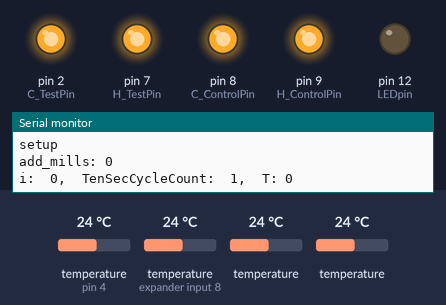
The sketch below on a simulated Arduino Uno, built with avr-gcc and run on an emulated ATmega328P. Shown: output pins drawn as LEDs (lit = HIGH), the last lines printed to the serial monitor. The inputs (shaded band) are chosen by the test bench; at power-on: temperature (sensors on pin 4, expander input 8) 24 °C, temperature 24 °C.

Above: at 1.2 s.
At 5.7 s:
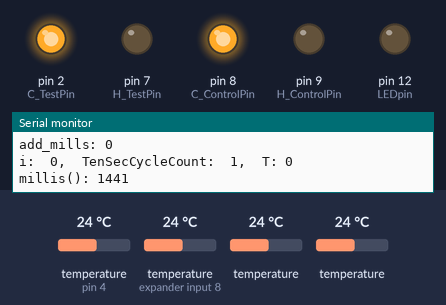
Timing chart, 0 to 14.0 s (numbered marks = the images above):
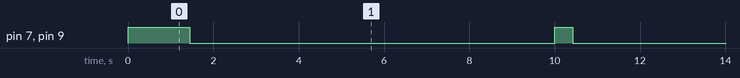

Measured:
- by itself, pin 7 (H_TestPin), pin 9 (H_ControlPin): alternates HIGH for 0.43 s and LOW for 9.6 s

The sketch:

GW18.ino
```cpp
#include <DallasTemperature.h>// termo sensor library
#include <OneWire.h>// termo sensor library
#define ONE_WIRE_BUS 4 //  both temperature sensors are connected to the same 5 pin

OneWire oneWire(ONE_WIRE_BUS);
DallasTemperature sensors(&oneWire);
DeviceAddress Sensor1 ={0x28, 0xFF, 0x46, 0x6A, 0xC4, 0x17, 0x04, 0x98};// address for control sensor
DeviceAddress Sensor2 = {0x28, 0xAA, 0x51, 0x6E, 0x18, 0x13, 0x2, 0x3A}; // address for control sensor
DeviceAddress Sensor3 ={0x28, 0xFF, 0x01, 0x66, 0xC4, 0x17, 0x04, 0x32};// address for test sensor
DeviceAddress Sensor4 = {0x28, 0xEA, 0x34, 0x96, 0x1F, 0x13, 0x1, 0x79};// address for  test sensor


unsigned long TenSecCycleCount=0;
unsigned long add_mills=0;
int TenMinCount =0;
int no_read_count = 0;


#define H_ControlPin 9
#define C_ControlPin 8
#define H_TestPin 7
#define C_TestPin 2
#define LEDpin 12
#define sensor_VCC 6


void setup(){

  Serial.begin(9600);
  pinMode(H_ControlPin,OUTPUT);
  pinMode(C_ControlPin,OUTPUT);
  pinMode(H_TestPin,OUTPUT);
  pinMode(C_TestPin,OUTPUT);
  pinMode(LEDpin, OUTPUT);
  pinMode(sensor_VCC, OUTPUT);
  digitalWrite(sensor_VCC, LOW);
  digitalWrite(H_ControlPin, HIGH);
  digitalWrite(C_ControlPin, HIGH);
  digitalWrite(H_TestPin, HIGH);
  digitalWrite(C_TestPin, HIGH);

  Serial.println("setup");
  Serial.print("add_mills: ");
  Serial.println(add_mills);
  sensors_setup();
}


void loop(){
    float TempExpectedControl, NextTempExpectedControl, TempExpectedTest,NextTempExpectedTest;
    get_Ex_Temp(TenMinCount,TempExpectedControl,NextTempExpectedControl,TempExpectedTest,NextTempExpectedTest);
    for (int T = 0; T<=60; T++){// 10 min cycle loop
        TenSecCycleCount++;
        Serial.print("i:  ");
        Serial.print(TenMinCount);
        Serial.print(",  TenSecCycleCount:  ");
        Serial.print(TenSecCycleCount);
        Serial.print(",  T: ");
        Serial.println(T);
        float T_TempExpControl = get_T_temp(T,TempExpectedControl,NextTempExpectedControl);
        float T_TempExpTest = get_T_temp(T,TempExpectedTest,NextTempExpectedTest);
        float TenpObservedControl, TenpObservedTest;
        get_Ob_Temp(TenpObservedControl,TenpObservedTest);
        float T_TempControlDelta = get_Temp_Delta(T_TempExpControl,TenpObservedControl);
        float T_TempTestDelta = get_Temp_Delta(T_TempExpTest,TenpObservedTest);
        unsigned long CycleRealTime = get_Ten_Sec_Cycle_Real_time(TenSecCycleCount);


        if (TenpObservedControl == 0 || TenpObservedTest == 0){
            delay(CycleRealTime);
        }
        else{
            run_rellays(CycleRealTime,T_TempControlDelta,T_TempTestDelta);
        }

    }
    TenMinCount++;
    if (TenMinCount>143){
        TenMinCount=0;
    }
}

void sensors_setup(){
    delay(1000);
    sensors.begin();
    //sensors.isParasitePowerMode();
    sensors.setResolution(Sensor1,11);
    sensors.setResolution(Sensor2,11);
    sensors.setResolution(Sensor3,11);
    sensors.setResolution(Sensor4,11);
}

void get_Ex_Temp(int Count10,float &TempExControl,float &NextTempExControl,float &TempExTest,float &NextTempExTest){ //get temperature values from the recorded data.
    float TempMeanData [150]={36.23,37.6,38.92,40.26,41.23,42.43,43.96,45.26,46.27,47.52,48.28,49.3,50.52,51.21,52.36,53.09,54.35,55.24,55.82,56.74,57.16,58.1,58.71,59.22,59.77,60.13,60.4,60.8,60.81,60.94,60.86,60.48,60.86,60.23,60.49,60.26,59.41,58.89,58.7,58.02,57.69,57.1,56.66,56.3,55.33,54.6,53.89,52.86,51.92,50.94,49.96,48.8,47.73,46.54,45.33,44.1,42.84,41.56,40.3,39.08,37.84,36.75,35.77,34.93,34.18,33.5,32.89,32.36,31.89,31.43,31.01,30.62,30.27,29.94,29.64,29.36,29.09,28.82,28.55,28.31,28.09,27.89,27.68,27.49,27.31,27.1,26.89,26.69,26.51,26.32,26.15,25.97,25.8,25.63,25.49,25.33,25.2,25.09,24.99,24.87,24.75,24.65,24.59,24.51,24.43,24.37,24.29,24.2,24.12,24.06,24.01,23.95,23.88,23.85,23.84,23.77,23.74,23.76,23.72,23.63,23.53,23.45,23.35,23.3,23.26,23.26,23.26,23.24,23.23,23.29,23.42,23.66,23.98,24.44,24.93,25.74,26.63,27.56,28.7,29.74,30.96,32.11,33.45,34.89,
    }; // mean temperature reads Katzrin soil at 0.5 cm 24.7.2018 to 5.9.2018. 10 mints apart.
    float TempSdData [150]={1.93,1.74,1.77,2.14,2.48,2.63,2.57,2.57,2.87,2.89,3.31,3.01,2.82,3.41,2.76,3.32,3.37,3.12,3.57,3.45,3.76,3.5,3.34,3.35,3.61,3.74,3.61,3.52,3.55,3.6,3.89,4.47,3.69,4.22,3.74,3.7,4.77,4.98,5.06,4.6,4.15,3.92,3.74,2.62,3.12,2.32,2.27,2.42,2.18,2.11,2.09,2.2,2.06,2.06,2.07,2.08,2.06,2.06,2.05,1.96,1.77,1.66,1.58,1.54,1.48,1.43,1.36,1.3,1.25,1.23,1.2,1.18,1.14,1.11,1.09,1.09,1.08,1.05,1.03,1.01,1.01,1,1,0.99,1,1,1,1.03,1.04,1.05,1.08,1.09,1.11,1.11,1.17,1.2,1.23,1.25,1.24,1.26,1.27,1.31,1.35,1.41,1.47,1.51,1.52,1.55,1.59,1.56,1.51,1.52,1.53,1.56,1.57,1.6,1.65,1.72,1.79,1.83,1.8,1.78,1.74,1.75,1.8,1.86,1.89,1.9,1.86,1.84,1.78,1.7,1.64,1.59,1.5,1.28,1.13,1.16,1.17,1.29,1.36,1.46,1.66,1.77,
    };// SD temperature reads Katzrin soil at 0.5 cm 24.7.2018 to 5.9.2018. 10 mints apart.

    TempExControl = TempMeanData[Count10];
    TempExTest = TempExControl + TempSdData[Count10]*2;
    if(Count10<143)
    {
        NextTempExControl = TempMeanData[Count10+1];
        NextTempExTest = NextTempExControl + TempSdData[Count10+1]*2;
    }
    else
    {
        NextTempExControl = TempMeanData[0];
        NextTempExTest = NextTempExControl + TempSdData[0]*2;
    }
}

void get_Ob_Temp(float &TenpObservedControl, float &TenpObservedTest){
//read the temperature of test environment and control environment

    float SensorData1, SensorData2, SensorData3, SensorData4;
    bool boolSensorData1 = false , boolSensorData2 = false, boolSensorData3 = false, boolSensorData4 = false;
    bool boolSensor_1_2 = false, boolSensor_3_4 = false;

    int while_loop_count = 0;

    while((boolSensor_1_2 == false || boolSensor_3_4 == false) && while_loop_count < 6){//
        if (while_loop_count > 0)//sensor delay of 0.75 s
        {
            digitalWrite(LEDpin,HIGH);
            delay(750);
            digitalWrite(LEDpin,LOW);
        }
        sensors.requestTemperatures();// Send the command to get temperatures

        if (boolSensorData1 == false){
          SensorData1 = sensors.getTempC(Sensor1);
            if (SensorData1 > 1 && SensorData1 != 85){
                boolSensorData1 = true;
            }
        }
        if (boolSensorData2 == false){
          SensorData2 = sensors.getTempC(Sensor2);
            if (SensorData2 > 1 && SensorData2 != 85){
                boolSensorData2 = true;            }
        }
        if (boolSensorData3 == false){
          SensorData3 = sensors.getTempC(Sensor3);
            if (SensorData3 > 1 && SensorData3 != 85){
                boolSensorData3 = true;
            }
        }
        if (boolSensorData4 == false){
          SensorData4 = sensors.getTempC(Sensor4);
            if (SensorData4 > 1 && SensorData4 != 85){
                boolSensorData4 = true;
            }
        }

        if (boolSensorData1 == true || boolSensorData2 == true){// temp value for control environment
            boolSensor_1_2 = true;
        }
        if (boolSensorData3 == true || boolSensorData4 == true){// temp value for test environment
            boolSensor_3_4 = true;
        }
        while_loop_count++;
    }

    if (boolSensor_1_2){
       TenpObservedControl = (SensorData1*boolSensorData1 + SensorData2*boolSensorData2)/(boolSensorData1 + boolSensorData2);
    }
    else {
        TenpObservedControl = 0;
    }
    if (boolSensor_3_4){
        TenpObservedTest = (SensorData3*boolSensorData3 + SensorData4*boolSensorData4)/(boolSensorData3 + boolSensorData4);
    }
    else {
        TenpObservedTest = 0;
    }
}

float get_T_temp(float T,float Temp, float NextTemp){
    return (Temp + (T/60)*(NextTemp-Temp));
}

float get_Temp_Delta(float Exp, float Obs){//get difference in temperature between target temperature and real temperature (expected and observed)
    if (Obs == 0){
        return Obs;
    }
    else {
        return Exp - Obs;
    }
}

long get_Ten_Sec_Cycle_Real_time(unsigned long TenSecCycleCount){
    unsigned long CalculatedTime = TenSecCycleCount*10000 ;//each cycle takes 10,000 milliseconds
    long Time = CalculatedTime - (millis()+ add_mills*10000 );//millis() will overflow after 50 days.
    Serial.print("millis(): ");
    Serial.println(millis());
    if (Time < 0){
        Time = 0;
        return Time;
    }
    else{
        return Time;
    }
}

void run_rellays(unsigned long CycleRealTime,float T_TempControlDelta,float T_TempTestDelta){//activate ether heating or cooling of control and test environment
    bool H_control_bool = true, C_control_bool = true, H_test_bool = true, C_test_bool = true;

    float Temp_Minimal_Delta = 0.25;
    float Temp_gradient = 1;

    float work_time_control;
    if (abs(T_TempControlDelta)<=Temp_gradient){
        work_time_control = abs(T_TempControlDelta)*CycleRealTime;//work time is less then cycle time.
    }
    else{
        work_time_control = CycleRealTime;//work time is equal to cycle time.
    }

    float work_time_test;
    if (abs(T_TempTestDelta)<=Temp_gradient){
        work_time_test = abs(T_TempTestDelta)*CycleRealTime;//work time is less then cycle time.
    }
    else{
        work_time_test = CycleRealTime;//work time is equal to cycle time.
    }

    if (abs(T_TempControlDelta)<= Temp_Minimal_Delta){
        work_time_control = 0;
    }
    else if(T_TempControlDelta > 0){
        H_control_bool = false;
    }
    else if(T_TempControlDelta < 0){
        C_control_bool = false;
    }

    if (abs(T_TempTestDelta)<= Temp_Minimal_Delta){
        work_time_test = 0;
    }
    else if(T_TempTestDelta > 0){
        H_test_bool = false;
    }
    else if(T_TempTestDelta < 0){
        C_test_bool = false;
    }

    int rellay_Pin_Array[] = {H_ControlPin,C_ControlPin,H_TestPin,C_TestPin};
    bool bool_control_Array[] = {H_control_bool,C_control_bool,H_test_bool,C_test_bool};

    if (work_time_control == work_time_test){//
        for (int i = 0; i<=3; i++){
            digitalWrite(rellay_Pin_Array[i],bool_control_Array[i]);
        }
        delay(work_time_control);
        for (int i = 0; i<=3; i++){//tern control and test bool relays off
            bool_control_Array[i] = true;
        }
        for (int i = 0; i<=3; i++){
            digitalWrite(rellay_Pin_Array[i],bool_control_Array[i]);
        }
        delay(CycleRealTime - work_time_control);
    }

    else if (work_time_control > work_time_test){
        for (int i = 0; i<=3; i++){
            digitalWrite(rellay_Pin_Array[i],bool_control_Array[i]);
        }
        delay(work_time_test);
        for (int i = 2; i<=3; i++){//tern test bool relays off
            bool_control_Array[i] = true;
        }
        for (int i = 0; i<=3; i++){
            digitalWrite(rellay_Pin_Array[i],bool_control_Array[i]);
        }
        delay(work_time_control - work_time_test);

        for (int i = 0; i<=3; i++){//tern control and test bool relays off
            bool_control_Array[i] = true;
        }
        for (int i = 0; i<=3; i++){
            digitalWrite(rellay_Pin_Array[i],bool_control_Array[i]);
        }
        delay(CycleRealTime - work_time_control);
    }

    else{//(work_time_control < work_time_test)
        for (int i = 0; i<=3; i++){
            digitalWrite(rellay_Pin_Array[i],bool_control_Array[i]);
        }
        delay(work_time_control);
        for (int i = 0; i<=1; i++){//tern control bool relays off
            bool_control_Array[i] = true;
        }
        for (int i = 0; i<=3; i++){
            digitalWrite(rellay_Pin_Array[i],bool_control_Array[i]);
        }
        delay(work_time_test - work_time_control);

        for (int i = 0; i<=3; i++){//tern control and test bool relays off
            bool_control_Array[i] = true;
        }
        for (int i = 0; i<=3; i++){
            digitalWrite(rellay_Pin_Array[i],bool_control_Array[i]);
        }
        delay(CycleRealTime - work_time_test);
    }
}
```
